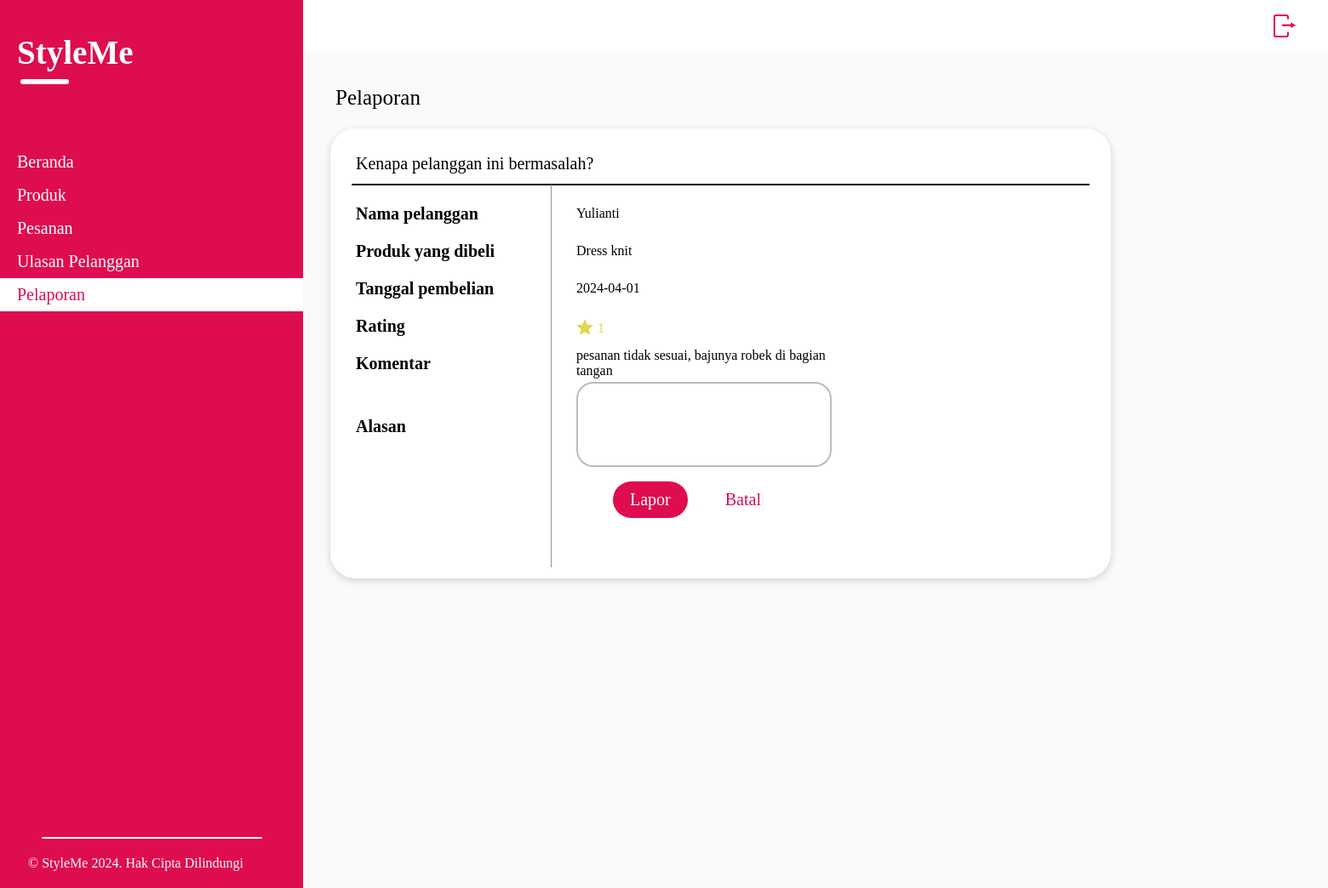
Screenshot of /form-lapor.php?pelanggan=Yulianti with the database file from the repository.
### tables this page shows
CREATE TABLE `ulasan` (
  `nomor` int(5) NOT NULL,
  `pelanggan` varchar(50) NOT NULL,
  `produk` varchar(50) NOT NULL,
  `jumlah` int(5) NOT NULL,
  `total` varchar(50) NOT NULL,
  `rating` int(1) NOT NULL,
  `tanggal` date NOT NULL,
  `komentar` varchar(1000) NOT NULL
);

### form-lapor.php (the view, shortened to what this page needs)
<!DOCTYPE html>
<html>
<head>
</head>
<body>
	<?php require("page_template.php"); ?>
		<div class="col12" id="page-content">
			<div class="row">
				<div id="pelaporan-user">
					<p style="display: inline; font-family: montserrat medium; margin: 0;">Pelaporan </p><p style="color: #DE0D4F; display: inline; margin: 0;"><?php echo $_SESSION['username'];?></p>
				</div>
				<div class="col12" style="position: absolute; top: 0; text-align: left;">
					<div id="table-box">
						<p style="position: relative; top: 30px; left: 5px; margin: 0; padding: 0; font-family: montserrat medium; font-size: 20px;">Kenapa pelanggan ini bermasalah?</p>
						<hr style='width: 867px; position: absolute; border-radius: 5px; height: 2px; top: 65px; left: 25px; background-color: black; padding: 0; margin: 0; border: none;'>
						<?php
							require 'config.php';
							if(isset($_GET['pelanggan'])){
						        $pelanggan =$_GET['pelanggan'];
						    }
						    else {
						        die("Datanya tidak ada");
						    }
						    $data = mysqli_query($conn, "SELECT * FROM ulasan WHERE pelanggan='$pelanggan'");
						    $hasil =mysqli_fetch_array($data);
						?>
						<table>
							<tr>
								<th>Nama pelanggan</td>
								<td><?php echo $hasil['pelanggan']?></td>
							</tr>
							<tr>
								<th>Produk yang dibeli</td>
								<td><?php echo $hasil['produk']?></td>
							</tr>
							<tr>
								<th>Tanggal pembelian </td>
								<td><?php echo $hasil['tanggal']?></td>
							</tr>
							<tr>
								<th>Rating</td>
								<td style='color: #E0D74C;'><img src=star.svg style='margin: 0 5px 0 0; position: relative; top: 3px;'><?php echo $hasil['rating']?></td>
							</tr>
							<tr>
								<th>Komentar</td>
								<td><?php echo $hasil['komentar']?></td>
							</tr>
							<tr>
								<th>Alasan</td>
								<td><textarea name="alasan" id="alasan" rows="4" cols="50"> </textarea></td>
							</tr>
						</table>
						<div style="position: relative; top: 68px; left: 307px;">
							<button class="button-lapor" onclick="location.href='#lapor'">Lapor</button>
							<a href="pelaporan.php" class="link-batal" style="margin-left: 40px;">Batal</a>
						</div>
					</div>
				</div>
			</div>
		</div>
</body>
</html>

### form-lapor.php (style rules this page uses)
#pelaporan-user { color: black; position: relative; text-align: left; left: 6px; top: 40px; font-size: 25px; font-family: montserrat semibold; }
#table-box { width: 917px; height: 529px; box-shadow: 0 3px 10px rgba(0, 0, 0, 0.16); border-radius: 30px; background-color: white; position: relative; display: inline-block; text-align: left; top: 90px; padding: 0 0 0 25px; }
table { border-collapse: collapse; padding: 0; margin: 0; position: relative; top: 55px; padding: 0; margin: 0; }
th { font-size: 20px; font-family: montserrat semibold; height: 44px; width: 234px; padding: 0 0 0 5px; }
td { font-size: 16px; font-family: Montserrat medium; height: 44px; width: 360px; padding: 0 0 0 30px; margin: 0; }
textarea { width: 300px; height: 100px; border-radius: 20px; border: 2px solid #BBBBBB; font-size: 16; font-family: montserrat; resize: none; padding: 10px 10px; margin: 0; }
button { background-color: #DE0D4F; border: none; color: white; transition: 0.3s; }
.button-lapor { padding: 10px 20px; background-color: #DE0D4F; border-radius: 30px; display: inline-block; font-size: 20px; font-family: montserrat semibold; }
.link-batal { color: #DE0D4F; font-family: montserrat semibold; font-size: 20px; text-decoration: none; display: inline-block; cursor: pointer; transition: 0.3s; }

### page_template.php (style rules this page uses)
body { margin: 0; font-family: Montserrat; }
* { box-sizing: border-box; }
.row::after { content: ""; clear: both; display: block; }
[class*="col"] { float: left; padding: 0; margin: 0; text-align: center; }
.col12 { width: 100%; }
#page-content { background-color: #FAFAFA; height: 100%; margin: 0; padding: 0 0 0 32px; position: relative; }

### rows the page displays
ulasan: pelanggan "Yulianti", produk "Dress knit", tanggal "2024-04-01", rating "1", komentar "pesanan tidak sesuai, bajunya robek di bagian tangan"
